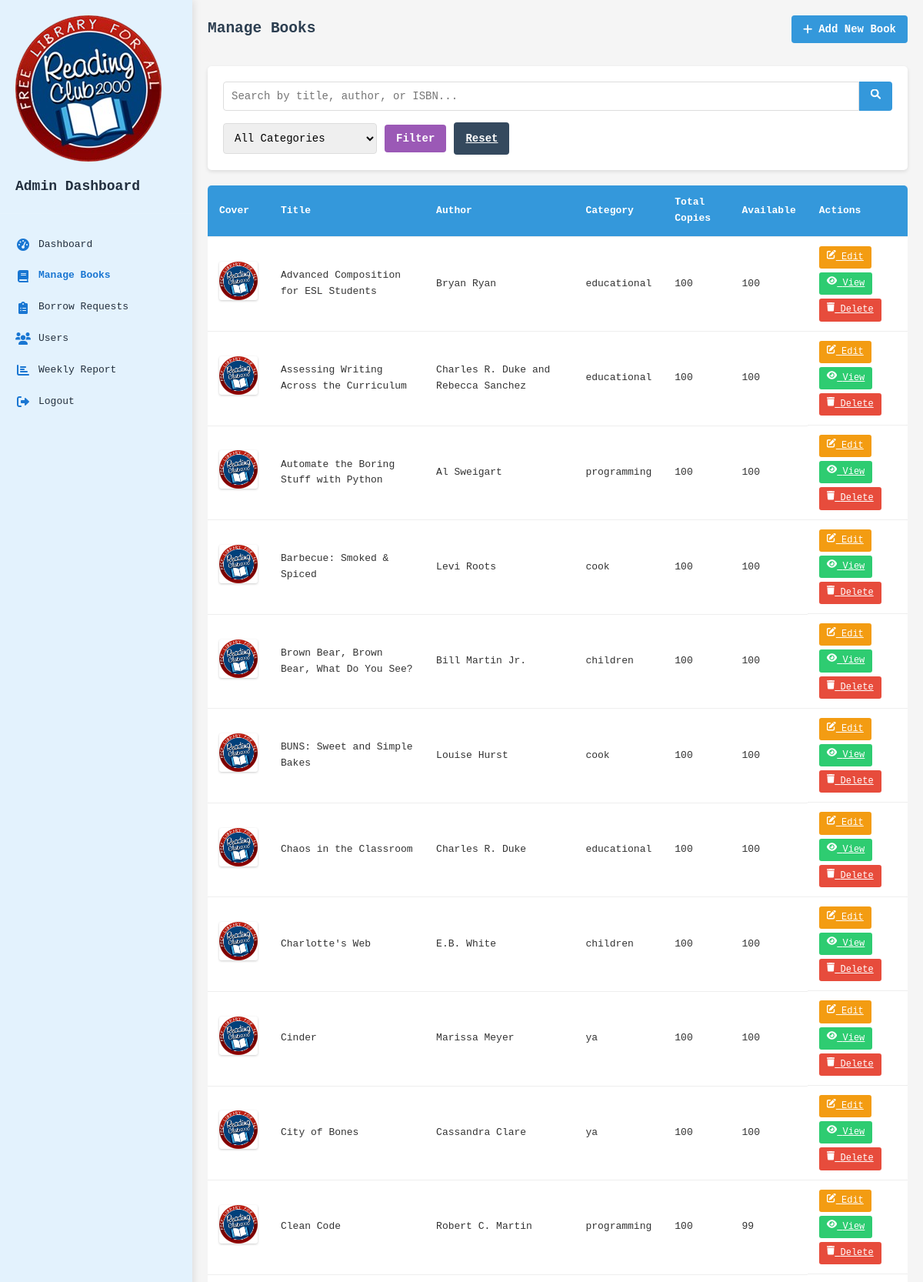
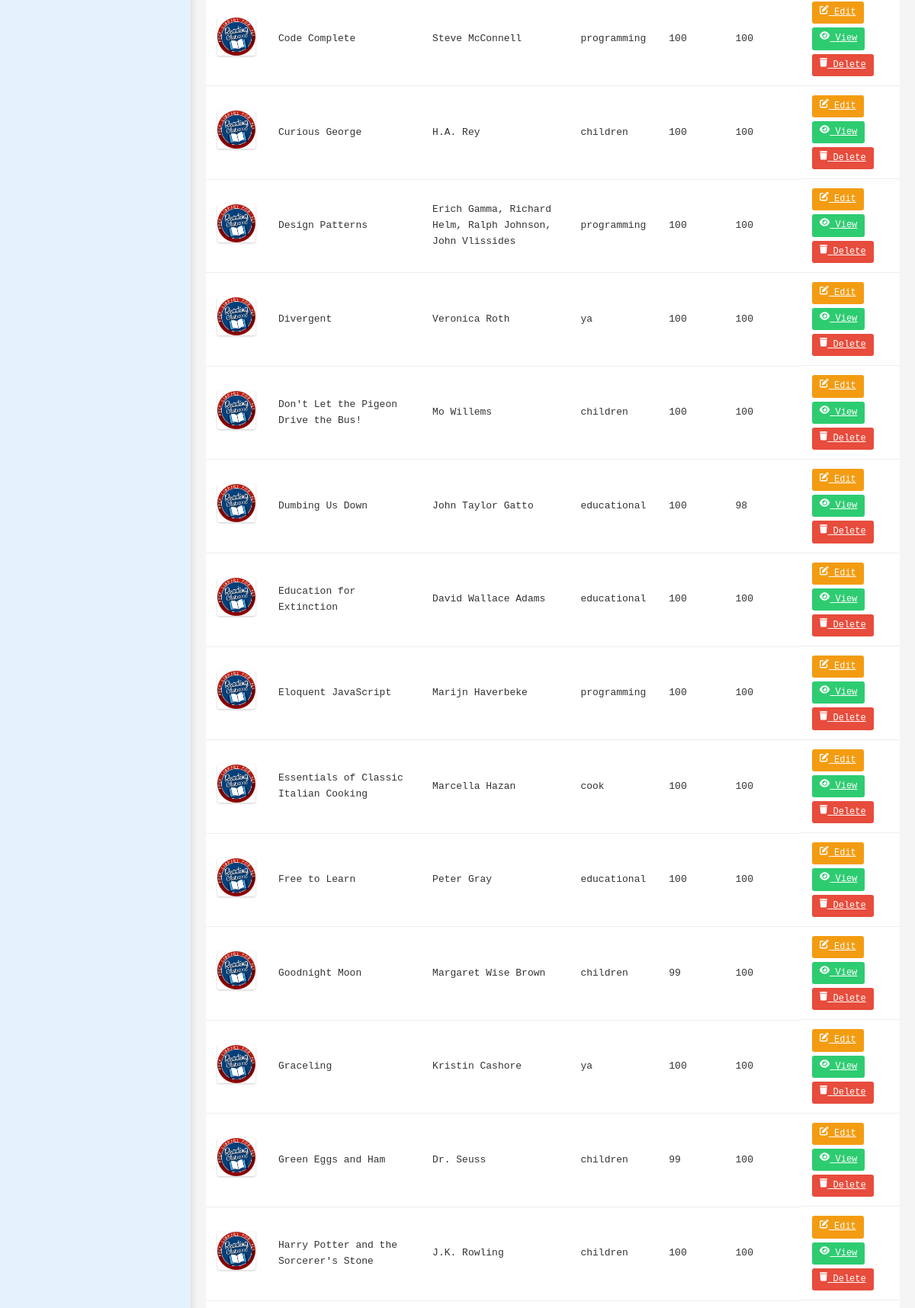
The app's page /admin_books.php (signed in, upper part) with its own data (2 pictures, top to bottom).
### tables this page shows
CREATE TABLE `books` (
  `id` int(11) NOT NULL,
  `title` varchar(255) NOT NULL,
  `author` varchar(100) NOT NULL,
  `description` text DEFAULT NULL,
  `category` enum('children','ya','educational','programming','cook') NOT NULL,
  `cover_image` varchar(255) DEFAULT NULL,
  `quantity` int(11) NOT NULL DEFAULT 1,
  `available` int(11) NOT NULL DEFAULT 1,
  `created_at` timestamp NOT NULL DEFAULT current_timestamp(),
  `updated_at` timestamp NOT NULL DEFAULT current_timestamp() ON UPDATE current_timestamp(),
  `available_copies` int(11) DEFAULT 0
);

### admin_books.php (the view, shortened to what this page needs)
<?php
require_once 'config.php';
$search = isset($_GET['search']) ? sanitizeInput($_GET['search']) : '';
$query = "SELECT * FROM books WHERE 1=1";
$params = [];
$query .= " ORDER BY title ASC";
$stmt = $pdo->prepare($query);
$stmt->execute($params);
$books = $stmt->fetchAll(PDO::FETCH_ASSOC);
?>
<!DOCTYPE html>
<html lang="en">
<head>
    <link rel="stylesheet" href="assets/css/admin.css">
    <link rel="stylesheet" href="assets/css/admin2.css">
    <link rel="stylesheet" href="https://cdnjs.cloudflare.com/ajax/libs/font-awesome/6.0.0-beta3/css/all.min.css">
</head>
<body>
    <nav class="admin-navbar">
        <div class="logo">
            <img src="assets/img/Logo5.png" alt="Reading Club Logo">
            <h1>Admin Dashboard</h1>
        </div>
        <ul class="nav-links">
            <li><a href="admin.php"><i class="fas fa-tachometer-alt"></i> Dashboard</a></li>
            <li><a href="admin_books.php" class="active"><i class="fas fa-book"></i> Manage Books</a></li>
            <li><a href="admin_requests.php"><i class="fas fa-clipboard-list"></i> Borrow Requests</a></li>
            <li><a href="admin_users.php"><i class="fas fa-users"></i> Users</a></li>
            <li><a href="admin_report.php"><i class="fas fa-chart-bar"></i> Weekly Report</a></li>
            <li><a href="admin_only.php"><i class="fas fa-sign-out-alt"></i> Logout</a></li>
        </ul>
    </nav>
    <div class="admin-container">
        <div class="admin-header">
            <h2>Manage Books</h2>
            <button id="addBookBtn" class="btn btn-primary"><i class="fas fa-plus"></i> Add New Book</button>
        </div>
        <div class="search-filter">
            <form action="admin_books.php" method="GET">
                <div class="search-bar">
                    <input type="text" name="search" placeholder="Search by title, author, or ISBN..." value="<?php echo $search; ?>">
                    <button type="submit"><i class="fas fa-search"></i></button>
                </div>
                <div class="filter-options">
                    <select name="category">
                        <option value="">All Categories</option>
                    </select>
                    <button type="submit" class="btn filter-btn">Filter</button>
                    <a href="admin_books.php" class="btn reset-btn">Reset</a>
                </div>
            </form>
        </div>
        <div class="table-responsive">
            <table class="admin-table books-table">
                <thead>
                    <tr>
                        <th>Cover</th>
                        <th>Title</th>
                        <th>Author</th>
                        <th>Category</th>
                        <th>Total Copies</th>
                        <th>Available</th>
                        <th>Actions</th>
                    </tr>
                </thead>
                <tbody>
                    <?php if (count($books) > 0): ?>
                        <?php foreach ($books as $book): ?>
                            <tr>
                                <td>
                                    <?php if (!empty($book['cover_image'])): ?>
                                        <img src="assets/img/Logo.png" <?php echo $book['cover_image']; ?> alt="<?php echo $book['title']; ?>" class="book-cover-thumb">
                                    <?php else: ?>
                                        <img src="assets/img/Logo.png" alt="No Cover" class="book-cover-thumb">
                                    <?php endif; ?>
                                </td>
                                <td><?php echo $book['title']; ?></td>
                                <td><?php echo $book['author']; ?></td>
                                <td><?php echo $book['category']; ?></td>
                                <td><?php echo $book['available_copies']; ?></td>
                                <td><?php echo $book['available']; ?></td>
                                <td class="action-buttons">
                                    <a href="admin_edit_book.php?action=edit&id=<?php echo $book['id']; ?>" class="btn-small btn-edit"><i class="fas fa-edit"></i> Edit</a>
                                    <a href="admin_edit_book.php?action=view&id=<?php echo $book['id']; ?>" class="btn-small btn-view"><i class="fas fa-eye"></i> View</a>
                                    <a href="admin_edit_book.php?action=delete&id=<?php echo $book['id']; ?>" class="btn-small btn-delete" data-id="<?php echo $book['id']; ?>" data-title="<?php echo $book['title']; ?>"><i class="fas fa-trash"></i> Delete</a>
                                </td>
                            </tr>
                        <?php endforeach; ?>
                    <?php else: ?>
                        <tr>
                            <td colspan="7" class="no-results">No books found matching your criteria.</td>
                        </tr>
                    <?php endif; ?>
                </tbody>
            </table>
        </div>
    </div>
</body>
</html>

### assets/css/admin.css (style rules this page uses)
* { font-family: monospace; }
body { overflow-y: auto; overflow-x: hidden; font-family: monospace; margin: 0; padding: 0; background-color: #f5f5f5; color: #333; line-height: 1.6; }
.admin-container { margin-left: 250px; padding: 20px; transition: margin-left 0.3s; }
.admin-header { display: flex; justify-content: space-between; align-items: center; margin-bottom: 30px; }
.admin-header h2 { color: #2c3e50; margin: 0; }
.btn { padding: 10px 15px; border: none; border-radius: 4px; cursor: pointer; font-size: 14px; font-weight: 600; transition: all 0.3s ease; display: inline-flex; align-items: center; gap: 8px; }
.btn-primary { background-color: #3498db; color: white; }
.btn-small { padding: 5px 10px; font-size: 12px; border-radius: 3px; }
.btn-edit { background-color: #f39c12; color: white; }
.btn-view { background-color: #2ecc71; color: white; }
.btn-delete { background-color: #e74c3c; color: white; }
.filter-btn { background-color: #9b59b6; color: white; }
.reset-btn { background-color: #34495e; color: white; }
.admin-navbar { background-color: #e3f2fd; color: #222f3e; position: fixed; top: 0; left: 0; width: 250px; height: 100%; padding: 20px 0; box-shadow: 2px 0 10px rgba(0, 0, 0, 0.1); z-index: 1000; transition: width 0.3s; }
.admin-navbar .logo { padding: 0 20px 20px; border-bottom: 1px solid rgba(255, 255, 255, 0.1); margin-bottom: 20px; }
.admin-navbar .logo img { max-width: 100%; height: auto; margin-bottom: 10px; }
.admin-navbar .logo h1 { font-size: 18px; margin: 0; color: #222f3e; }
.admin-navbar .nav-links { list-style: none; padding: 0; margin: 0; }
.admin-navbar .nav-links li { padding: 10px 20px; transition: background-color 0.3s; }
.admin-navbar .nav-links li a { color: #222f3e; text-decoration: none; display: flex; align-items: center; gap: 10px; }
.admin-navbar .nav-links li a i { width: 20px; text-align: center; color: #1976d2; }
.admin-navbar .nav-links li a.active { color: #1976d2; font-weight: 600; }
.search-filter { background-color: white; padding: 20px; border-radius: 5px; box-shadow: 0 2px 5px rgba(0, 0, 0, 0.1); margin-bottom: 20px; }
.search-bar { display: flex; margin-bottom: 15px; }
.search-bar input { flex: 1; padding: 10px; border: 1px solid #ddd; border-radius: 4px 0 0 4px; font-size: 14px; }
.search-bar button { padding: 10px 15px; background-color: #3498db; color: white; border: none; border-radius: 0 4px 4px 0; cursor: pointer; }
.filter-options { display: flex; gap: 10px; align-items: center; }
.filter-options select { padding: 10px; border: 1px solid #ddd; border-radius: 4px; font-size: 14px; flex: 1; max-width: 200px; }
.table-responsive { overflow-x: auto; }
.admin-table { width: 100%; border-collapse: collapse; background-color: white; box-shadow: 0 2px 5px rgba(0, 0, 0, 0.1); border-radius: 5px; overflow: hidden; }
.admin-table th, .admin-table td { padding: 12px 15px; text-align: left; border-bottom: 1px solid #eee; }
.admin-table th { background-color: #3498db; color: white; font-weight: 600; }
.book-cover-thumb { width: 50px; height: auto; border-radius: 3px; box-shadow: 0 1px 3px rgba(0, 0, 0, 0.2); }
.action-buttons { display: flex; gap: 5px; flex-wrap: wrap; }

### assets/css/admin2.css (style rules this page uses)
html, body { overflow-y: scroll; scrollbar-width: none; }
* { font-family: monospace; overflow-x: hidden; overflow-y: auto; }

### records on screen
books: title "Advanced Composition for ESL Students", author "Bryan Ryan", category "educational", available_copies "100", available "100"
books: title "Assessing Writing Across the Curriculum", author "Charles R. Duke and Rebecca Sanchez", category "educational", available_copies "100", available "100"
books: title "Automate the Boring Stuff with Python", author "Al Sweigart", category "programming", available_copies "100", available "100"
books: title "Barbecue: Smoked & Spiced", author "Levi Roots", category "cook", available_copies "100", available "100"
books: title "Brown Bear, Brown Bear, What Do You See?", author "Bill Martin Jr.", category "children", available_copies "100", available "100"
books: title "BUNS: Sweet and Simple Bakes", author "Louise Hurst", category "cook", available_copies "100", available "100"
books: title "Chaos in the Classroom", author "Charles R. Duke", category "educational", available_copies "100", available "100"
books: title "Charlotte's Web", author "E.B. White", category "children", available_copies "100", available "100"
books: title "Cinder", author "Marissa Meyer", category "ya", available_copies "100", available "100"
books: title "City of Bones", author "Cassandra Clare", category "ya", available_copies "100", available "100"
books: title "Clean Code", author "Robert C. Martin", category "programming", available_copies "100", available "99"
books: title "Code Complete", author "Steve McConnell", category "programming", available_copies "100", available "100"
books: title "Curious George", author "H.A. Rey", category "children", available_copies "100", available "100"
books: title "Design Patterns", author "Erich Gamma, Richard Helm, Ralph Johnson, John Vlissides", category "programming", available_copies "100", available "100"
books: title "Divergent", author "Veronica Roth", category "ya", available_copies "100", available "100"
books: title "Don't Let the Pigeon Drive the Bus!", author "Mo Willems", category "children", available_copies "100", available "100"
books: title "Dumbing Us Down", author "John Taylor Gatto", category "educational", available_copies "100", available "98"
books: title "Education for Extinction", author "David Wallace Adams", category "educational", available_copies "100", available "100"
books: title "Eloquent JavaScript", author "Marijn Haverbeke", category "programming", available_copies "100", available "100"
books: title "Essentials of Classic Italian Cooking", author "Marcella Hazan", category "cook", available_copies "100", available "100"
books: title "Free to Learn", author "Peter Gray", category "educational", available_copies "100", available "100"
books: title "Goodnight Moon", author "Margaret Wise Brown", category "children", available_copies "99", available "100"
books: title "Graceling", author "Kristin Cashore", category "ya", available_copies "100", available "100"
books: title "Green Eggs and Ham", author "Dr. Seuss", category "children", available_copies "99", available "100"
books: title "Harry Potter and the Sorcerer's Stone", author "J.K. Rowling", category "children", available_copies "100", available "100"
